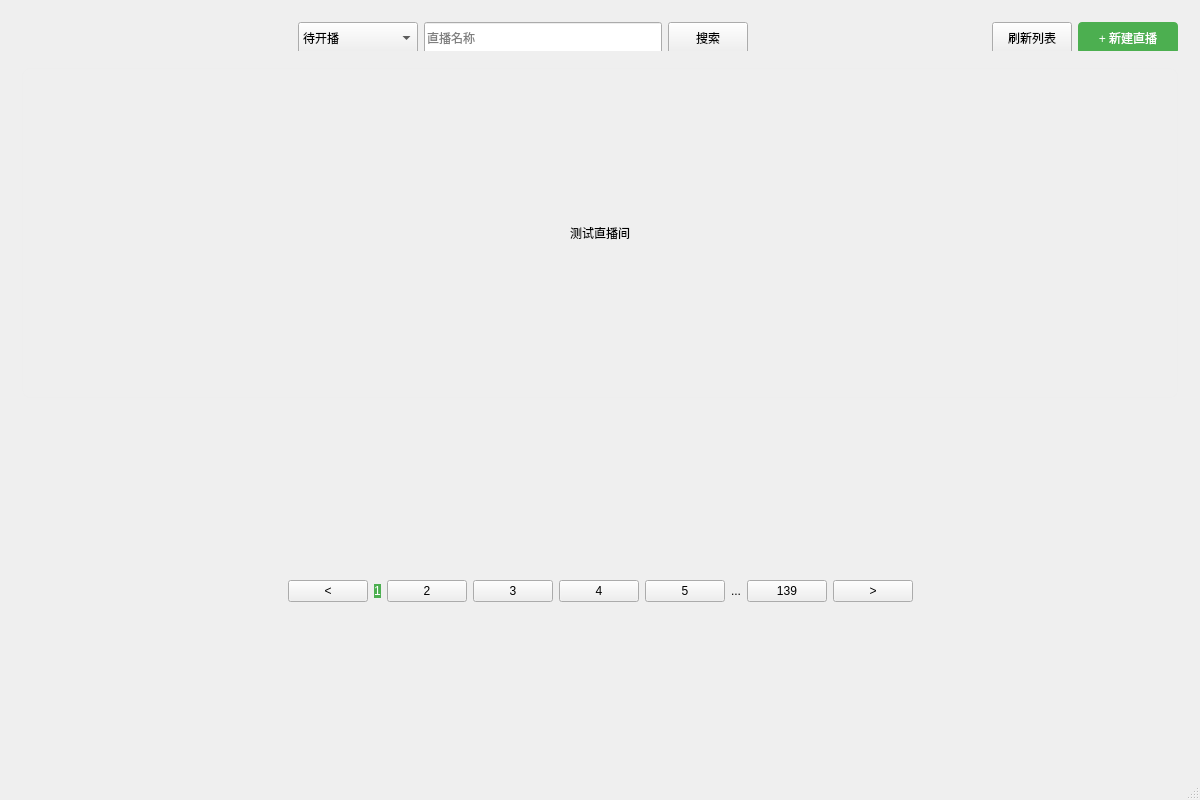
<?xml version="1.0" encoding="UTF-8"?>
<ui version="4.0">
 <class>LiveListWindow</class>
 <widget class="QMainWindow" name="LiveListWindow">
  <property name="geometry">
   <rect>
    <x>0</x>
    <y>0</y>
    <width>1200</width>
    <height>800</height>
   </rect>
  </property>
  <property name="windowTitle">
   <string>启点点直播 - 直播列表</string>
  </property>
  <widget class="QWidget" name="centralwidget">
   <layout class="QVBoxLayout" name="verticalLayout">
    <item>
     <widget class="QWidget" name="headerWidget" native="true">
      <property name="minimumSize">
       <size>
        <width>0</width>
        <height>40</height>
       </size>
      </property>
      <property name="maximumSize">
       <size>
        <width>16777215</width>
        <height>40</height>
       </size>
      </property>
      <layout class="QHBoxLayout" name="horizontalLayout_2">
       <item>
        <widget class="QLabel" name="logoLabel">
         <property name="minimumSize">
          <size>
           <width>32</width>
           <height>32</height>
          </size>
         </property>
         <property name="maximumSize">
          <size>
           <width>32</width>
           <height>32</height>
          </size>
         </property>
         <property name="text">
          <string/>
         </property>
         <property name="styleSheet">
          <string notr="true">font-size: 24px; font-weight: bold; color: #333;</string>
         </property>
        </widget>
       </item>
       <item>
        <spacer name="horizontalSpacer">
         <property name="orientation">
          <enum>Qt::Horizontal</enum>
         </property>
         <property name="sizeHint" stdset="0">
          <size>
           <width>40</width>
           <height>20</height>
          </size>
         </property>
        </spacer>
       </item>
       <item>
        <widget class="QComboBox" name="categoryComboBox" native="true">
         <property name="minimumSize">
          <size>
           <width>120</width>
           <height>32</height>
          </size>
         </property>
         <item>
          <property name="text">
           <string>待开播</string>
          </property>
         </item>
         <item>
          <property name="text">
           <string>直播中</string>
          </property>
         </item>
         <item>
          <property name="text">
           <string>已结束</string>
          </property>
         </item>
        </widget>
       </item>
       <item>
        <widget class="QLineEdit" name="searchLineEdit">
         <property name="minimumSize">
          <size>
           <width>200</width>
           <height>32</height>
          </size>
         </property>
         <property name="placeholderText">
          <string>直播名称</string>
         </property>
        </widget>
       </item>
       <item>
        <widget class="QPushButton" name="searchButton">
         <property name="minimumSize">
          <size>
           <width>80</width>
           <height>32</height>
          </size>
         </property>
         <property name="text">
          <string>搜索</string>
         </property>
        </widget>
       </item>
       <item>
        <spacer name="horizontalSpacer_2">
         <property name="orientation">
          <enum>Qt::Horizontal</enum>
         </property>
         <property name="sizeHint" stdset="0">
          <size>
           <width>40</width>
           <height>20</height>
          </size>
         </property>
        </spacer>
       </item>
       <item>
        <widget class="QPushButton" name="refreshButton">
         <property name="minimumSize">
          <size>
           <width>80</width>
           <height>32</height>
          </size>
         </property>
         <property name="text">
          <string>刷新列表</string>
         </property>
        </widget>
       </item>
       <item>
        <widget class="QPushButton" name="createLiveButton">
         <property name="minimumSize">
          <size>
           <width>100</width>
           <height>32</height>
          </size>
         </property>
         <property name="text">
          <string>+ 新建直播</string>
         </property>
         <property name="styleSheet">
          <string notr="true">background-color: #4CAF50; color: white; border-radius: 4px;</string>
         </property>
        </widget>
       </item>
      </layout>
     </widget>
    </item>
    <item>
     <widget class="QWidget" name="liveListWidget" native="true">
      <layout class="QGridLayout" name="gridLayout">
       <item row="0" column="0">
        <widget class="QLabel" name="liveItem1">
         <property name="minimumSize">
          <size>
           <width>280</width>
           <height>250</height>
          </size>
         </property>
         <property name="styleSheet">
          <string notr="true">border: 1px solid #eee; border-radius: 8px;</string>
         </property>
         <property name="text">
          <string>测试直播间</string>
         </property>
         <property name="alignment">
          <set>Qt::AlignCenter</set>
         </property>
        </widget>
       </item>
      </layout>
     </widget>
    </item>
    <item>
     <widget class="QWidget" name="paginationWidget" native="true">
      <layout class="QHBoxLayout" name="horizontalLayout">
       <item>
        <spacer name="horizontalSpacer_3">
         <property name="orientation">
          <enum>Qt::Horizontal</enum>
         </property>
         <property name="sizeHint" stdset="0">
          <size>
           <width>40</width>
           <height>20</height>
          </size>
         </property>
        </spacer>
       </item>
       <item>
        <widget class="QPushButton" name="prevPageButton">
         <property name="text">
          <string>&lt;</string>
         </property>
        </widget>
       </item>
       <item>
        <widget class="QPushButton" name="page1Button">
         <property name="text">
          <string>1</string>
         </property>
         <property name="styleSheet">
          <string notr="true">background-color: #4CAF50; color: white; border-radius: 4px;</string>
         </property>
        </widget>
       </item>
       <item>
        <widget class="QPushButton" name="page2Button">
         <property name="text">
          <string>2</string>
         </property>
        </widget>
       </item>
       <item>
        <widget class="QPushButton" name="page3Button">
         <property name="text">
          <string>3</string>
         </property>
        </widget>
       </item>
       <item>
        <widget class="QPushButton" name="page4Button">
         <property name="text">
          <string>4</string>
         </property>
        </widget>
       </item>
       <item>
        <widget class="QPushButton" name="page5Button">
         <property name="text">
          <string>5</string>
         </property>
        </widget>
       </item>
       <item>
        <widget class="QLabel" name="ellipsisLabel">
         <property name="text">
          <string>...</string>
         </property>
        </widget>
       </item>
       <item>
        <widget class="QPushButton" name="lastPageButton">
         <property name="text">
          <string>139</string>
         </property>
        </widget>
       </item>
       <item>
        <widget class="QPushButton" name="nextPageButton">
         <property name="text">
          <string>&gt;</string>
         </property>
        </widget>
       </item>
       <item>
        <spacer name="horizontalSpacer_4">
         <property name="orientation">
          <enum>Qt::Horizontal</enum>
         </property>
         <property name="sizeHint" stdset="0">
          <size>
           <width>40</width>
           <height>20</height>
          </size>
         </property>
        </spacer>
       </item>
      </layout>
     </widget>
    </item>
   </layout>
  </widget>
  <widget class="QStatusBar" name="statusbar"/>
 </widget>
 <layoutdefault spacing="6" margin="11"/>
 <resources/>
 <connections/>
</ui>
